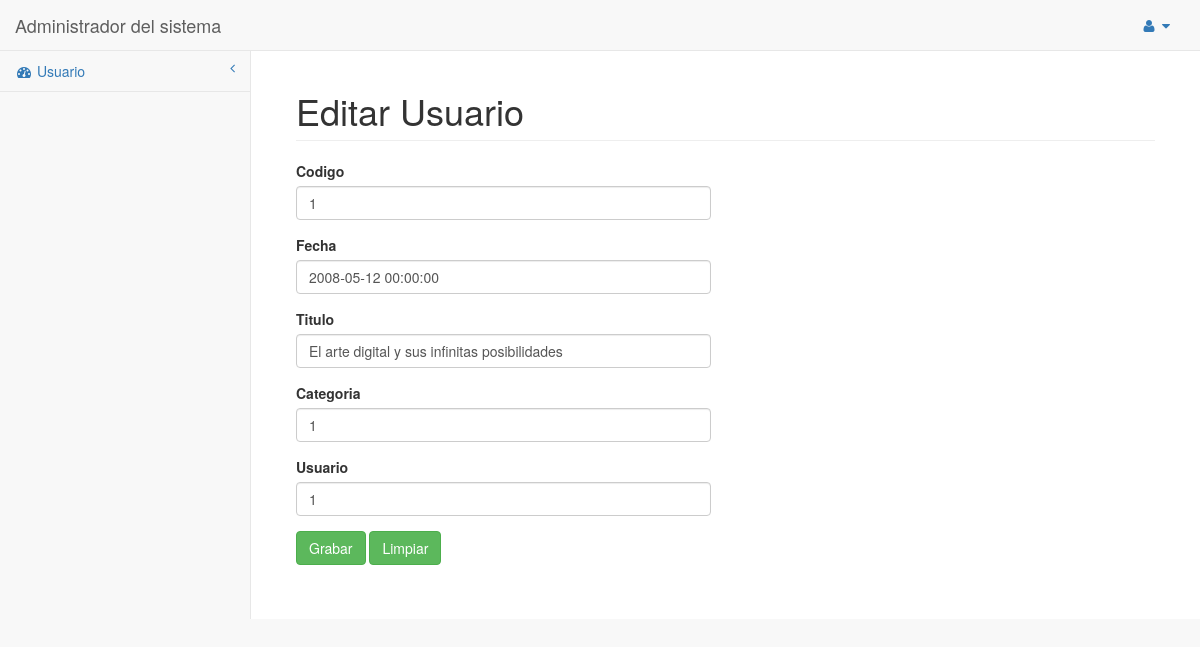
Page /index.php?ctrl=ArticuloController&action=edit&id=1 on the committed database.
### tables this page shows
CREATE TABLE IF NOT EXISTS `articulo` (
  `idarticulo` int(11) NOT NULL AUTO_INCREMENT,
  `idcategoria` int(11) DEFAULT 0,
  `idusuario` int(11) DEFAULT NULL,
  `titulo` varchar(250) DEFAULT NULL,
  `resumen` varchar(250) DEFAULT NULL,
  `contenido` text DEFAULT NULL,
  `imagen` varchar(100) DEFAULT NULL,
  `fecha` datetime DEFAULT NULL,
  `visitas` int(4) DEFAULT 0,
  PRIMARY KEY (`idarticulo`),
  KEY `FK_articulo_categoria` (`idcategoria`),
  KEY `FK_articulo_usuario` (`idusuario`),
  CONSTRAINT `FK_articulo_categoria` FOREIGN KEY (`idcategoria`) REFERENCES `categoria` (`idcategoria`) ON DELETE NO ACTION ON UPDATE NO ACTION,
  CONSTRAINT `FK_articulo_usuario` FOREIGN KEY (`idusuario`) REFERENCES `usuario` (`idusuario`) ON DELETE NO ACTION ON UPDATE NO ACTION
);

### system/controller/ArticuloController.php (called while the page is built, shortened)
<?php
include_once 'system/model/ArticuloDAO.php';
class ArticuloController {
    public function edit($request){
        $request = unserialize($request);
        $id = $request["id"];
        $objArticuloDAO = new ArticuloDAO();
        $resultado = $objArticuloDAO->findForId($id);
        include_once 'system/view/administrador/Articulo/edit.php';
    }
}

### index.php (called while the page is built, shortened)
<?php
include_once 'system/controller/ArticuloController.php';
if(isset($_REQUEST["ctrl"]) && $_REQUEST["ctrl"]!=""){
    $action = $_REQUEST["action"];
}
else{
    $controller = "ArticuloController";
    $action = "index";
}
eval("\$objArticulo->$action(serialize(\$request));");
?>

### system/model/ArticuloDAO.php (called while the page is built, shortened)
<?php
class ArticuloDAO extends Conexion{
    public function findForId($id){
        $consulta = "select * from articulo where idarticulo=?";
        $parametros = array($id);
        return $this->ExecuteReader($consulta, $parametros);
    }
}

### system/view/administrador/Articulo/edit.php (the view, shortened to what this page needs)
<!DOCTYPE html>
<html lang="en">
<head>
    <link href="css/bootstrap.min.css" rel="stylesheet">
    <link href="css/metisMenu.min.css" rel="stylesheet">
    <link href="css/sb-admin-2.css" rel="stylesheet">
    <link href="css/font-awesome.min.css" rel="stylesheet" type="text/css">
</head>
<body>
    <div id="wrapper">
        <nav class="navbar navbar-default navbar-static-top" role="navigation" style="margin-bottom: 0">
            <div class="navbar-header">
                <a class="navbar-brand" href="index.html">Administrador del sistema</a>
            </div>
            <ul class="nav navbar-top-links navbar-right">
                <li class="dropdown">
                    <a class="dropdown-toggle" data-toggle="dropdown" href="#">
                        <i class="fa fa-user fa-fw"></i> <i class="fa fa-caret-down"></i>
                    </a>
                </li>
            </ul>
            <div class="navbar-default sidebar" role="navigation">
                <div class="sidebar-nav navbar-collapse">
                    <ul class="nav" id="side-menu">
                        <li>
                            <a href="index.html"><i class="fa fa-dashboard fa-fw"></i> Usuario<span class="fa arrow"></span></a>
                        </li>
                    </ul>
                </div>
            </div>
        </nav>
        <div id="page-wrapper">
            <div class="container-fluid">
                <div class="row">
                    <div class="col-lg-12">
                        <h1 class="page-header">Editar Usuario</h1>
                    </div>
                </div>
                <div class="row">
                    <div class="col-lg-6">
                        <form role="form" method="post" action="index.php?ctrl=ArticuloController&action=update">
                            <div class="form-group">
                                <label>Codigo</label>
                                <input type="text" name="codigo" class="form-control" value="<?php echo $resultado->idarticulo;?>">
                            </div>
                            <div class="form-group">
                                <label>Fecha</label>
                                <input type="text" name="fecha" class="form-control" value="<?php echo $resultado->fecha;?>">
                            </div>
                            <div class="form-group">
                                <label>Titulo</label>
                                <input type="email" name="titulo" class="form-control" value="<?php echo $resultado->titulo;?>">
                            </div>
                            <div class="form-group">
                                <label>Categoria</label>
                                <input type="text" name="categoria" class="form-control" value="<?php echo $resultado->idcategoria;?>">
                            </div>
                            <div class="form-group">
                                <label>Usuario</label>
                                <input type="text" name="usuario" class="form-control" value="<?php echo $resultado->idusuario;?>">
                            </div>
                            <button type="submit" class="btn btn-success">Grabar</button>
                            <button type="reset" class="btn btn-success">Limpiar</button>
                        </form>
                    </div>
                </div>
            </div>
        </div>
    </div>
</body>
</html>

### css/sb-admin-2.css (style rules this page uses)
body { background-color: #f8f8f8; }
#wrapper { width: 100%; }
#page-wrapper { padding: 0 15px; min-height: 568px; background-color: white; }
@media (min-width: 768px) { #page-wrapper { position: inherit; margin: 0 0 0 250px; padding: 0 30px; border-left: 1px solid #e7e7e7; } }
.navbar-top-links { margin-right: 0; }
.navbar-top-links li { display: inline-block; }
.navbar-top-links li:last-child { margin-right: 15px; }
.navbar-top-links li a { padding: 15px; min-height: 50px; }
.sidebar .sidebar-nav.navbar-collapse { padding-left: 0; padding-right: 0; }
.sidebar ul li { border-bottom: 1px solid #e7e7e7; }
.sidebar .arrow { float: right; }
.sidebar .fa.arrow:before { content: "\f104"; }
@media (min-width: 768px) { .sidebar { z-index: 1; position: absolute; width: 250px; margin-top: 51px; } }

### rows in the picture
articulo: codigo "1", fecha "2008-05-12 00:00:00", titulo "El arte digital y sus infinitas posibilidades", categoria "1", usuario "1"
